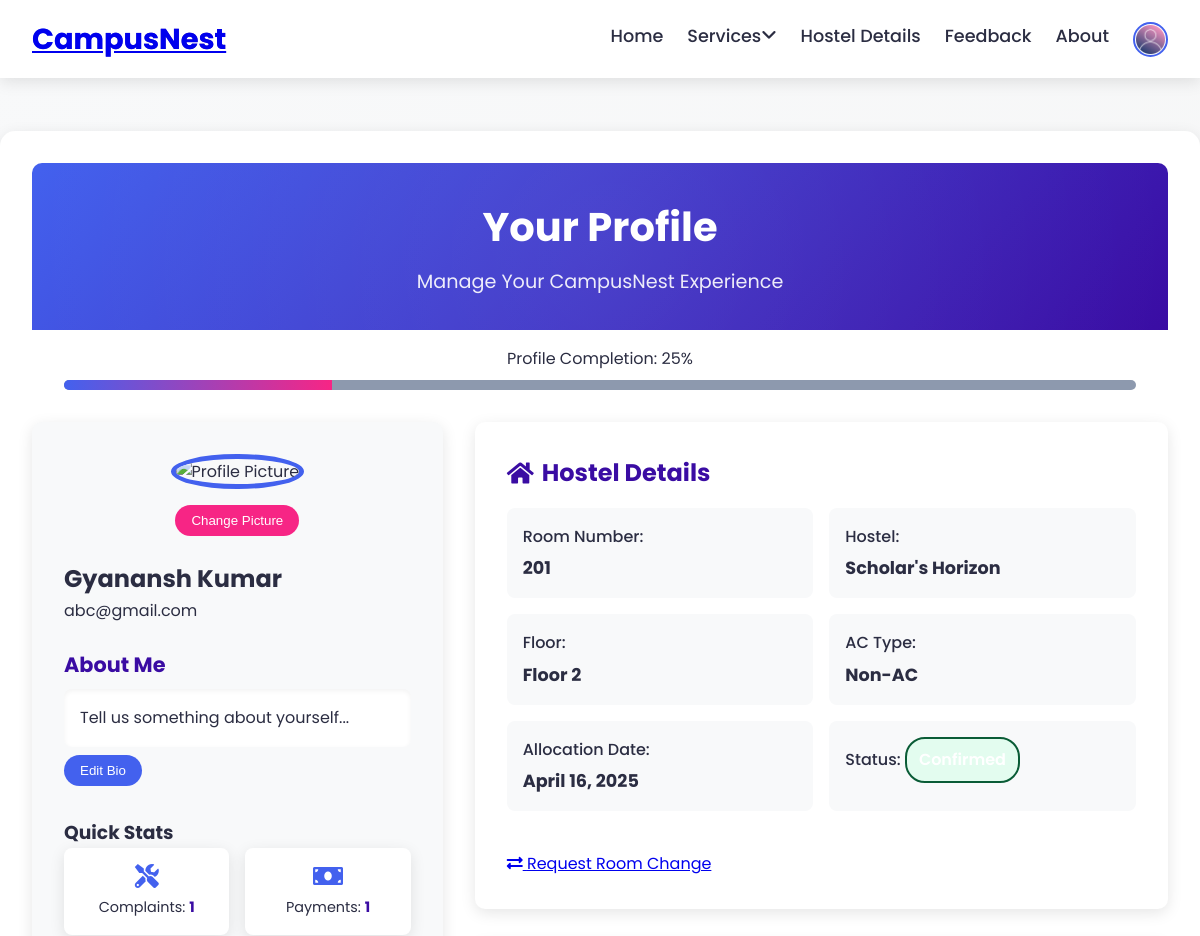
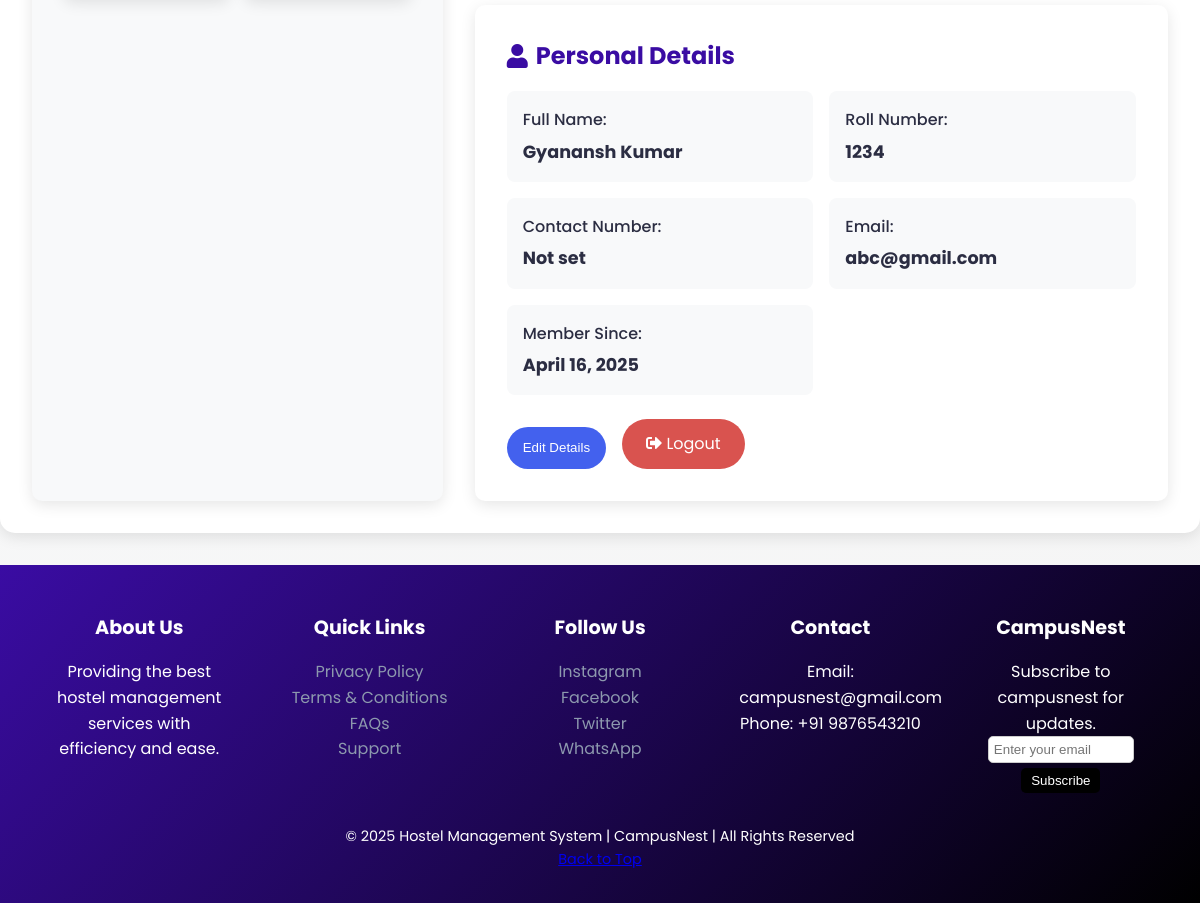
Screenshot of /profile/ (signed in) with the database file from the repository (2 pictures, top to bottom).
### Hostels/models.py (models this page shows, shortened)
class CustomUser(AbstractUser):
    username = None  # Remove username field
    email = models.EmailField(unique=True)
    roll_number = models.CharField(max_length=20, blank=True, null=True,unique=True)  # Optional field
    USERNAME_FIELD = 'email'
    REQUIRED_FIELDS = ['first_name', 'last_name']  # roll_number is optional
    objects = CustomUserManager()

class StudentProfile(models.Model):
    user = models.OneToOneField(CustomUser, on_delete=models.CASCADE, related_name='student_profile')
    contact_number = models.CharField(max_length=15, blank=True)
    profile_picture = models.ImageField(upload_to='profile_pics/', blank=True)
    bio = models.TextField(blank=True)

class Allocation(models.Model):
    STATUS_CHOICES = (
        ('pending', 'Pending'),
        ('confirmed', 'Confirmed'),
        ('rejected', 'Rejected'),
    )
    user = models.ForeignKey(CustomUser, on_delete=models.CASCADE, related_name='allocations')
    room = models.ForeignKey(Room, on_delete=models.CASCADE, related_name='allocations')
    allocation_date = models.DateTimeField(auto_now_add=True)
    status = models.CharField(max_length=10, choices=STATUS_CHOICES, default='pending')
    created_at = models.DateTimeField(auto_now_add=True)
    updated_at = models.DateTimeField(auto_now=True)
    class Meta:
        constraints = [
            models.UniqueConstraint(
                fields=['user'],
                condition=models.Q(status__in=['pending', 'confirmed']),
                name='unique_active_allocation_per_user'
            )
        ]

class Room(models.Model):
    ROOM_TYPES = (
        ('four', '4-Sharing'),
        ('double', 'Double Sharing'),
        ('single', 'Single Seater')
    )
    AC_TYPES = (
        ('ac', 'AC'),
        ('non_ac', 'Non-AC'),
    )
    hostel = models.ForeignKey(Hostel, on_delete=models.CASCADE, related_name='rooms')
    floor = models.PositiveIntegerField()
    room_number = models.CharField(max_length=10)
    room_type = models.CharField(max_length=10, choices=ROOM_TYPES)
    ac_type = models.CharField(max_length=10, choices=AC_TYPES)
    total_beds = models.PositiveIntegerField()
    occupied_beds = models.PositiveIntegerField(default=0)
    price = models.DecimalField(max_digits=10, decimal_places=2)
    amenities = models.TextField()
    class Meta:
        constraints = [
            models.UniqueConstraint(
                fields=['hostel', 'room_number'],
                name='unique_room_per_hostel'
            )
        ]

class Hostel(models.Model):
    name = models.CharField(max_length=100)
    total_floors = models.PositiveIntegerField()
    main_image = models.ImageField(upload_to='hostels/')
    features = models.TextField(help_text="Comma-separated list of features")

### Hostels/views.py (the view)
# urls.py: path('profile/', views.profiles, name='profiles'),
def profiles(request):
    allocation = request.user.allocations.filter(models.Q(status='confirmed') | models.Q(status='pending')).order_by('-allocation_date').first()
    student_profile = getattr(request.user, 'student_profile', None)
    profile_completion = calculate_profile_completion(request.user, student_profile)
    stats = {
        'bookings': request.user.allocations.count(),
        'complaints': request.user.complaintmaintenance_set.count(),  # Fixed
        'payments': request.user.payments.count(),
    }
    form = ProfileUpdateForm(instance=student_profile)
    return render(request, 'Rooms_profile.html', {
        'form': form,
        'student_profile': student_profile,
        'allocation': allocation,
        'profile_completion': profile_completion,
        'stats': stats,
    })

### Hostels/forms.py
class ProfileUpdateForm(forms.ModelForm):
    class Meta:
        model = StudentProfile
        fields = ['contact_number', 'profile_picture', 'bio']

### Hostels/views.py (called while the page is built)
def calculate_profile_completion(user, profile):
    fields = [
        user.get_full_name(),
        profile.bio if profile else None,
        profile.contact_number if profile else None,
        profile.profile_picture if profile else None,
    ]
    filled = sum(1 for field in fields if field)
    return (filled / len(fields)) * 100

### Hostels/templates/Rooms_profile.html (shortened to what this page needs)
{% extends 'Rooms_base.html' %}
{% load static %}
{% block content %}
<link rel="stylesheet" href="{% static 'css/Rooms_profile.css' %}">
<div class="profile-container">
    <header class="profile-header">
        <h1>Your Profile</h1>
        <p class="header-tagline">Manage Your CampusNest Experience</p>
    </header>
    <div class="profile-progress">
        <p>Profile Completion: <span id="progress-percent">{{ profile_completion|floatformat:0 }}%</span></p>
        <div class="progress-bar">
            <div class="progress-fill" style="width: {{ profile_completion|floatformat:0 }}%;"></div>
        </div>
    </div>
    <div class="profile-content">
        <aside class="profile-sidebar">
            <div class="profile-picture-container">
                <div class="profile-pic-bg"></div>
                <img src="{% if student_profile.profile_picture %}{{ student_profile.profile_picture.url }}{% else %}{% static 'images/default_profile.png' %}{% endif %}"
                     alt="Profile Picture" class="profile-pic" id="profile-pic-display">
                <form id="profile-picture-form" method="post" enctype="multipart/form-data" action="{% url 'update_profile_pic' %}">
                    <button type="button" class="btn edit" onclick="document.getElementById('profile-picture-upload').click()">Change Picture</button>
                </form>
            </div>
            <h2>{{ user.get_full_name|default:user.email }}</h2>
            <p class="user-email">{{ user.email }}</p>
            <div class="about-me">
                <h3>About Me</h3>
                <p id="about-me-text">{{ student_profile.bio|default:"Tell us something about yourself..." }}</p>
                <button class="edit-btn" id="edit-bio-btn">Edit Bio</button>
            </div>
            <div class="quick-stats">
                <h3>Quick Stats</h3>
                <div class="stats-grid">
                    <div class="stat-item">
                        <i class="fas fa-tools"></i>
                        <p>Complaints: <strong>{{ stats.complaints|default:0 }}</strong></p>
                    </div>
                    <div class="stat-item">
                        <i class="fas fa-money-bill"></i>
                        <p>Payments: <strong>{{ stats.payments|default:0 }}</strong></p>
                    </div>
                </div>
            </div>
        </aside>
        <main class="profile-main">
<div class="profile-section card">
    <h2><i class="fas fa-home"></i> Hostel Details</h2>
    {% if allocation %}
        <div class="details-grid">
            <div class="detail-item">
                <span>Room Number:</span>
                <strong>{{ allocation.room.room_number }}</strong>
            </div>
            <div class="detail-item">
                <span>Hostel:</span>
                <strong>{{ allocation.room.hostel.name }}</strong>
            </div>
            <div class="detail-item">
                <span>Floor:</span>
                <strong>Floor {{ allocation.room.floor }}</strong>
            </div>
            <div class="detail-item">
                <span>AC Type:</span>
                <strong>{{ allocation.room.get_ac_type_display }}</strong>
            </div>
            <div class="detail-item">
                <span>Allocation Date:</span>
                <strong>{{ allocation.allocation_date|date:"F d, Y" }}</strong>
            </div>
            <div class="detail-item status-display">
                <span>Status:</span>
                <div class="status-indicator status-{{ allocation.status }}">
                </div>
            </div>
            <div class="action-buttons">
                {% if allocation.status == 'confirmed' %}
                    <a href="{% url 'room_change_request' %}" class="btn btn-primary">
                        <i class="fas fa-exchange-alt"></i> Request Room Change
                    </a>
                {% elif allocation.status == 'pending' %}
                    <a class="btn payment-btn" href="{% url 'payment' %}">
                        <i class="fas fa-credit-card"></i> Complete Payment
                    </a>
                {% endif %}
            </div>
        </div>
    {% endif %}
</div>
            <div class="profile-section card">
                <h2><i class="fas fa-user"></i> Personal Details</h2>
                <div class="details-grid">
                    <div class="detail-item">
                        <span>Full Name:</span>
                        <strong>{{ user.get_full_name|default:"Not set" }}</strong>
                    </div>
                    <div class="detail-item">
                        <span>Roll Number:</span>
                        <strong>{{ user.roll_number|default:"Not set" }}</strong>
                    </div>
                    <div class="detail-item">
                        <span>Contact Number:</span>
                        <strong>{{ student_profile.contact_number|default:"Not set" }}</strong>
                    </div>
                    <div class="detail-item">
                        <span>Email:</span>
                        <strong>{{ user.email }}</strong>
                    </div>
                    <div class="detail-item">
                        <span>Member Since:</span>
                        <strong>{{ user.date_joined|date:"F d, Y" }}</strong>
                    </div>
                </div>
                <div class="profile-actions">
                    <button class="edit-btn" id="edit-details-btn">Edit Details</button>
                    <a class="btn logout-btn" href="{% url 'logout' %}"
                       onclick="return confirm('Are you sure you want to logout?');">
                        <i class="fas fa-sign-out-alt"></i> Logout
                    </a>
                </div>
            </div>
        </main>
    </div>
</div>
{% endblock %}

### Hostels/static/css/Rooms_base.css (style rules this page uses)
:root { --primary: #4361ee; --secondary: #3a0ca3; --accent: #f72585; --success: #4CAF50; --warning: #FFD700; --danger: #d9534f; --text-dark: #2b2d42; --text-light: #8d99ae; --white: #ffffff; --light-bg: #f8f9fa; --shadow: 0 4px 15px rgba(0, 0, 0, 0.1); --shadow-hover: 0 8px 25px rgba(0, 0, 0, 0.2); --transition: all 0.3s ease; }
* { margin: 0; padding: 0; box-sizing: border-box; }
body { font-family: 'Poppins', sans-serif; background: linear-gradient(135deg, var(--light-bg), #f5f5f5); color: var(--text-dark); line-height: 1.6; }
h1, h2, h3, h4, h5 { font-weight: 700; }

### rows the page displays
CustomUser: get_full_name "Gyanansh Kumar", email "abc@gmail.com", roll_number "1234", date_joined "April 16, 2025"
StudentProfile: bio "Tell us something about yourself...", contact_number "Not set"
Allocation: room.room_number "201", room.hostel.name "Scholar's Horizon", room.floor "2", room.ac_type "Non-AC", allocation_date "April 16, 2025"

### other values shown
{{ profile_completion|floatformat:0 }} "25"
{{ stats.complaints|default:0 }} "1"
{{ stats.payments|default:0 }} "1"
